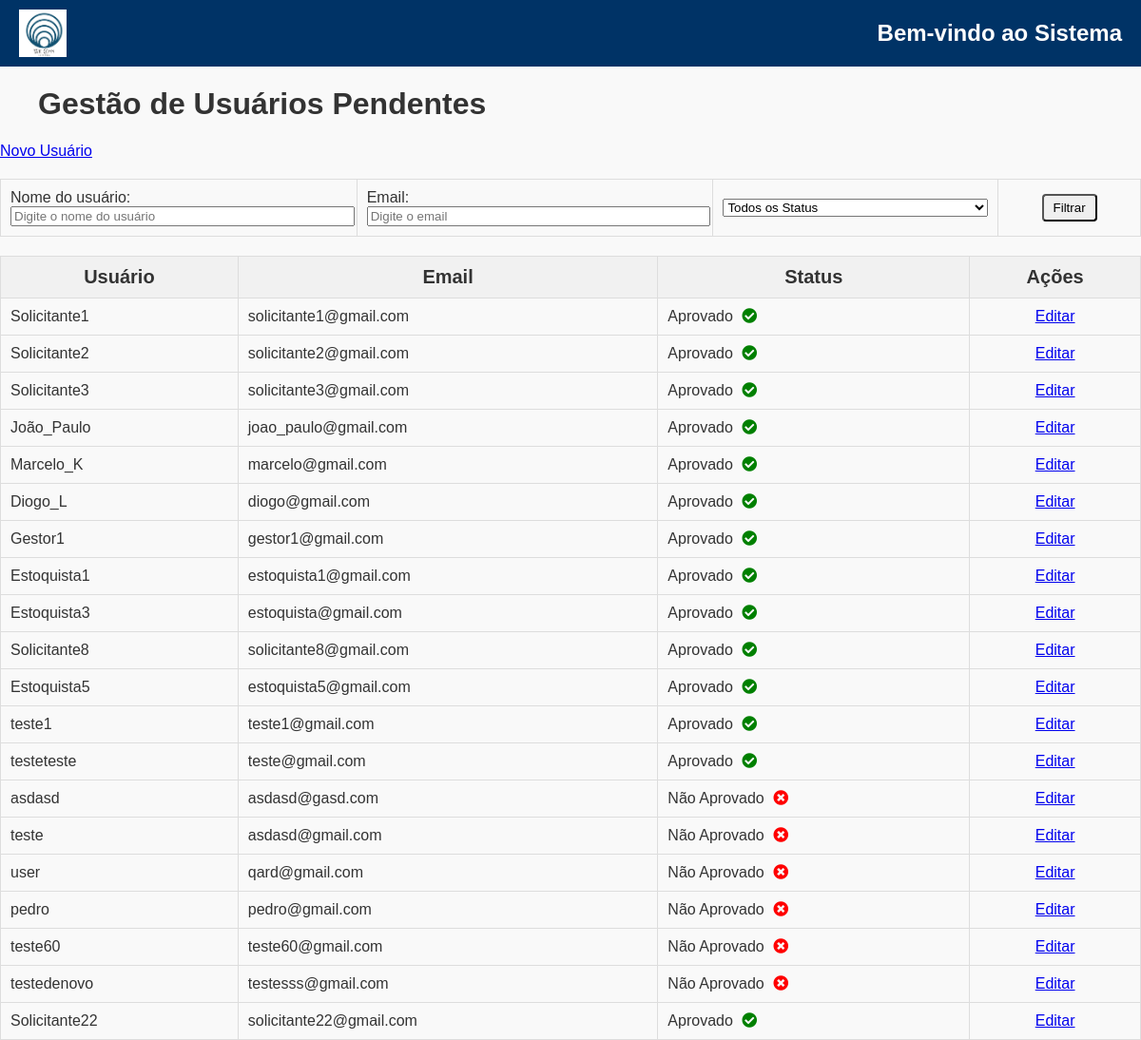
The app's page /listar-pendentes/ (signed in) with its own data.
### gestaoUsuarios/models.py (models this page shows, shortened)
class CadastroPendente(models.Model):
    username = models.CharField(max_length=150, unique=True)
    email = models.EmailField(unique=True)
    senha = models.CharField(max_length=128)
    grupo = models.CharField(max_length=50, choices=[("Solicitante", "Solicitante"), ("Técnico", "Técnico"), ("Estoquista", "Estoquista"), ("Gestor", "Gestor")], default='Solicitante')
    data_cadastro = models.DateTimeField(auto_now_add=True)
    is_approved = models.BooleanField(default=False)

### gestao_usuarios_admin/views.py (the view)
# urls.py: path('listar-pendentes/', views.listar_usuarios_pendentes, name='listar_usuarios_pendentes'),
@login_required
@user_passes_test(is_gestor)
def listar_usuarios_pendentes(request):
    usuarios_pendentes = CadastroPendente.objects.all()
    usuario = request.GET.get('usuario')
    email = request.GET.get('email')
    status = request.GET.get('status')
    if usuario:
        usuarios_pendentes = usuarios_pendentes.filter(username__icontains=usuario)
    if email:
        usuarios_pendentes = usuarios_pendentes.filter(email__icontains=email)
    if status:
        if status == 'aprovados':
            usuarios_pendentes = usuarios_pendentes.filter(is_approved=True)
        elif status == 'nao_aprovados':
            usuarios_pendentes = usuarios_pendentes.filter(is_approved=False)
    context = {
        'pendentes': usuarios_pendentes,
        'usuario': usuario,
        'email': email,
        'status': status,
    }
    return render(request, 'listar_pendentes.html', context)

### gestao_usuarios_admin/views.py (called while the page is built)
def is_gestor(user):
    return user.groups.filter(name='Gestor').exists()

### gestao_usuarios_admin/templates/listar_pendentes.html (shortened to what this page needs)
{% extends 'base.html' %}
{% load static %}
{% block content %}
<link rel="stylesheet" href="https://cdnjs.cloudflare.com/ajax/libs/font-awesome/5.15.4/css/all.min.css">
<div class="top-side">
    <h1 style="text-align: left; margin-left: 40px;">Gestão de Usuários Pendentes</h1>
    <a href="{% url 'criar_usuario' %}" class="custom-button">Novo Usuário</a>
</div>
<table class="tabela-sem-divisoes" style="border: none">
    <form method="GET" action="{% url 'listar_usuarios_pendentes' %}">
        <td style="width: 25%">
            <div>
                <label for="fornecedor">Nome do usuário:</label>
                <input type="text" name="usuario" id="usuario" placeholder="Digite o nome do usuário">
            </div>
        </td>
        <td style="width: 25%">
            <div>
                <label for="email">Email:</label>
                <input type="text" name="email" id="email" placeholder="Digite o email">
            </div>
        </td>
        <td style="width: 20%">
            <div class="col-md-3">
                <select name="status" class="form-control">
                    <option value="">Todos os Status</option>
                </select>
            </div>
        </td>
        <td style="width: 10%">
            <div style="text-align: center;">
                <button type="submit" class="btn btn-primary">Filtrar</button>
            </div>
        </td>
    </form>
</table>
<table>
    <thead>
        <tr>
            <th>Usuário</th>
            <th>Email</th>
            <th>Status</th>
            <th>Ações</th>
        </tr>
    </thead>
    <tbody>
        {% for usuario in pendentes %}
        <tr>
            <td>{{ usuario.username }}</td>
            <td>{{ usuario.email }}</td>
            <td>
                {{ usuario.is_approved|yesno:"Aprovado,Não Aprovado" }}
                {% if usuario.is_approved %}
                    <i class="fas fa-check-circle status-icon" style="color: green;"></i>
                {% else %}
                    <i class="fas fa-times-circle status-icon" style="color: red;"></i>
                {% endif %}
            </td>
            <td style="text-align: center;">
                <a href="{% url 'editar_usuario_pendente' usuario.pk %}" class="custom-button table-button">Editar</a>
            </td>
        </tr>
        {% empty %}
        <tr>
            <td colspan="4">Nenhum usuário pendente encontrado.</td>
        </tr>
        {% endfor %}
    </tbody>
</table>
{% endblock %}

### gestaoOS/static/css/style.css (style rules this page uses)
body { font-family: Garamond, sans-serif; margin: 0; padding: 0; background-color: #f9f9f9; color: #333; }
.btn { padding: 5px 10px; text-decoration: none; border-radius: 4px; transition: background-color 0.3s; }
table { width: 100%; border-collapse: collapse; margin-top: 20px; }
table, th, td { border: 1px solid #ddd; }
th, td { padding: 10px; text-align: left; }
th { background-color: #f1f1f1; }
tr:nth-child(even) { background-color: #f9f9f9; }
input, select, textarea { width: 100%; }

### gestao_usuarios_admin/templates/listar_pendentes.html (style rules this page uses)
.status-icon { margin-left: 5px; }
th { font-size: 20px; text-align: center; }

### records on screen
CadastroPendente: username "Solicitante1", email "solicitante1@gmail.com", is_approved "Aprovado"
CadastroPendente: username "Solicitante2", email "solicitante2@gmail.com", is_approved "Aprovado"
CadastroPendente: username "Solicitante3", email "solicitante3@gmail.com", is_approved "Aprovado"
CadastroPendente: username "João_Paulo", email "joao_paulo@gmail.com", is_approved "Aprovado"
CadastroPendente: username "Marcelo_K", email "marcelo@gmail.com", is_approved "Aprovado"
CadastroPendente: username "Diogo_L", email "diogo@gmail.com", is_approved "Aprovado"
CadastroPendente: username "Gestor1", email "gestor1@gmail.com", is_approved "Aprovado"
CadastroPendente: username "Estoquista1", email "estoquista1@gmail.com", is_approved "Aprovado"
CadastroPendente: username "Estoquista3", email "estoquista@gmail.com", is_approved "Aprovado"
CadastroPendente: username "Solicitante8", email "solicitante8@gmail.com", is_approved "Aprovado"
CadastroPendente: username "Estoquista5", email "estoquista5@gmail.com", is_approved "Aprovado"
CadastroPendente: username "teste1", email "teste1@gmail.com", is_approved "Aprovado"
CadastroPendente: username "testeteste", email "teste@gmail.com", is_approved "Aprovado"
CadastroPendente: username "asdasd", email "asdasd@gasd.com", is_approved "Não Aprovado"
CadastroPendente: username "teste", email "asdasd@gmail.com", is_approved "Não Aprovado"
CadastroPendente: username "user", email "qard@gmail.com", is_approved "Não Aprovado"
CadastroPendente: username "pedro", email "pedro@gmail.com", is_approved "Não Aprovado"
CadastroPendente: username "teste60", email "teste60@gmail.com", is_approved "Não Aprovado"
CadastroPendente: username "testedenovo", email "testesss@gmail.com", is_approved "Não Aprovado"
CadastroPendente: username "Solicitante22", email "solicitante22@gmail.com", is_approved "Aprovado"
